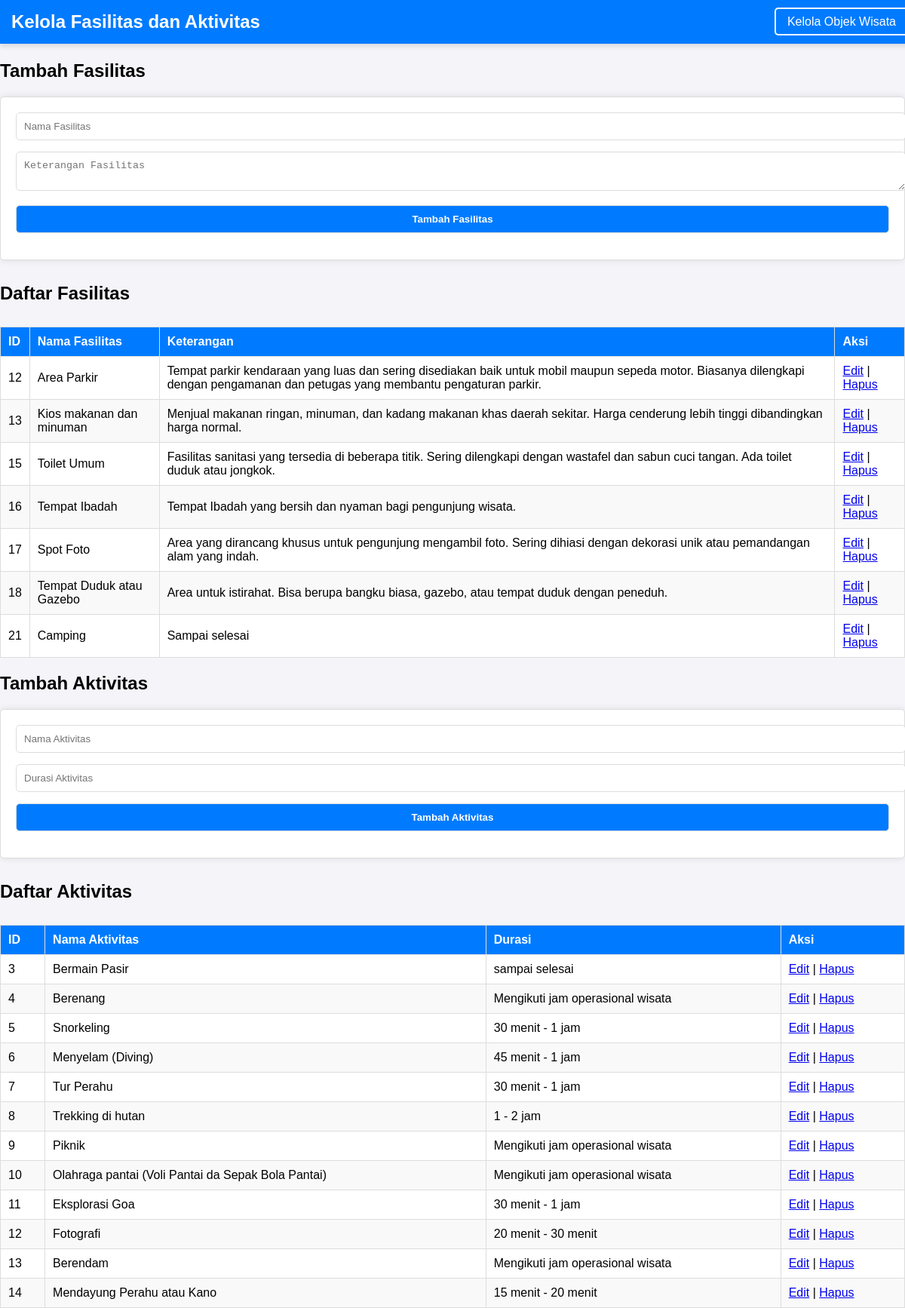
Page /admin/fasilitas_aktifitas.php on the committed database.
### tables this page shows
CREATE TABLE `fasilitas` (
  `kd_fasilitas` int(10) NOT NULL,
  `nama_fasilitas` varchar(50) NOT NULL,
  `ket_fasilitas` text NOT NULL
);

CREATE TABLE `aktifitas` (
  `kd_aktifitas` int(10) NOT NULL,
  `nama_aktifitas` varchar(50) NOT NULL,
  `durasi_aktifitas` varchar(50) NOT NULL
);

### admin/fasilitas_aktifitas.php (the view, shortened to what this page needs)
<?php
include 'db_connect.php';
$fasilitas = $conn->query("SELECT * FROM fasilitas");
$aktifitas = $conn->query("SELECT * FROM aktifitas");
?>
<!DOCTYPE html>
<html lang="en">
<head>
    <link rel="stylesheet" href="style.css">
</head>
<body>
<nav style="background-color: #007bff; padding: 15px; font-family: Arial, sans-serif; box-shadow: 0 4px 6px rgba(0, 0, 0, 0.1); position: fixed; top: 0; left: 0; width: 100%; z-index: 1000;">
    <div style="display: flex; justify-content: space-between; align-items: center; max-width: 1200px; margin: auto;">
        <h1 style="color: white; font-size: 24px; margin: 0;">Kelola Fasilitas dan Aktivitas</h1>
        <ul style="list-style: none; margin: 0; padding: 0; display: flex; align-items: center;">
            <li style="margin: 0 10px;">
                <a href="index.php" style="text-decoration: none; color: white; font-size: 16px; padding: 8px 15px; border: 2px solid white; border-radius: 5px; transition: all 0.3s ease;">
                    Kelola Objek Wisata
                </a>
            </li>
        </ul>
    </div>
</nav>
<h2 style="margin-top: 5rem;">Tambah Fasilitas</h2>
<form method="POST">
    <input type="text" name="nama_fasilitas" placeholder="Nama Fasilitas" required><br>
    <textarea name="ket_fasilitas" placeholder="Keterangan Fasilitas" required></textarea><br>
    <button type="submit" name="add_fasilitas">Tambah Fasilitas</button>
</form>
<h2 id="Fasilitas">Daftar Fasilitas</h2>
<table>
    <thead>
        <tr>
            <th>ID</th>
            <th>Nama Fasilitas</th>
            <th>Keterangan</th>
            <th>Aksi</th>
        </tr>
    </thead>
    <tbody>
        <?php while ($row = $fasilitas->fetch_assoc()): ?>
            <tr>
                <td><?= $row['kd_fasilitas'] ?></td>
                <td><?= $row['nama_fasilitas'] ?></td>
                <td><?= $row['ket_fasilitas'] ?></td>
                <td>
                    <a href="?edit_fasilitas_id=<?= $row['kd_fasilitas'] ?>">Edit</a> |
                    <a href="?delete_fasilitas_id=<?= $row['kd_fasilitas'] ?>" onclick="return confirm('Yakin ingin menghapus fasilitas ini?')">Hapus</a>
                </td>
            </tr>
        <?php endwhile; ?>
    </tbody>
</table>
<h2>Tambah Aktivitas</h2>
<form method="POST">
    <input type="text" name="nama_aktifitas" placeholder="Nama Aktivitas" required><br>
    <input type="text" name="durasi_aktifitas" placeholder="Durasi Aktivitas" required><br>
    <button type="submit" name="add_aktifitas">Tambah Aktivitas</button>
</form>
<h2 id="Aktivitas">Daftar Aktivitas</h2>
<table>
    <thead>
        <tr>
            <th>ID</th>
            <th>Nama Aktivitas</th>
            <th>Durasi</th>
            <th>Aksi</th>
        </tr>
    </thead>
    <tbody>
        <?php while ($row = $aktifitas->fetch_assoc()): ?>
            <tr>
                <td><?= $row['kd_aktifitas'] ?></td>
                <td><?= $row['nama_aktifitas'] ?></td>
                <td><?= $row['durasi_aktifitas'] ?></td>
                <td>
                    <a href="?edit_aktifitas_id=<?= $row['kd_aktifitas'] ?>">Edit</a> |
                    <a href="?delete_aktifitas_id=<?= $row['kd_aktifitas'] ?>" onclick="return confirm('Yakin ingin menghapus aktivitas ini?')">Hapus</a>
                </td>
            </tr>
        <?php endwhile; ?>
    </tbody>
</table>
</body>
</html>

### admin/style.css (style rules this page uses)
body { font-family: Arial, sans-serif; margin: 0; padding: 0; background-color: #f4f4f9; }
h1 { text-align: center; color: #333; margin-bottom: 20px; }
form { background: #fff; padding: 20px; border: 1px solid #ddd; border-radius: 5px; box-shadow: 0 0 10px rgba(0, 0, 0, 0.1); margin-bottom: 30px; }
form input, form textarea, form button { width: 100%; padding: 10px; margin-bottom: 15px; border: 1px solid #ddd; border-radius: 5px; }
form button { background-color: #007bff; color: white; font-weight: bold; cursor: pointer; }
table { width: 100%; border-collapse: collapse; margin-top: 30px; background: #fff; border: 1px solid #ddd; }
table th, table td { padding: 10px; text-align: left; border: 1px solid #ddd; }
table th { background: #007bff; color: white; }
table tr:nth-child(even) { background: #f9f9f9; }

### rows in the picture
fasilitas: kd_fasilitas "12", nama_fasilitas "Area Parkir", ket_fasilitas "Tempat parkir kendaraan yang luas dan sering disediakan baik untuk mobil maupun sepeda motor. Biasanya dilengkapi dengan pengamanan dan petugas yang membantu pengaturan parkir."
fasilitas: kd_fasilitas "13", nama_fasilitas "Kios makanan dan minuman", ket_fasilitas "Menjual makanan ringan, minuman, dan kadang makanan khas daerah sekitar. Harga cenderung lebih tinggi dibandingkan harga normal."
fasilitas: kd_fasilitas "15", nama_fasilitas "Toilet Umum", ket_fasilitas "Fasilitas sanitasi yang tersedia di beberapa titik. Sering dilengkapi dengan wastafel dan sabun cuci tangan. Ada toilet duduk atau jongkok."
fasilitas: kd_fasilitas "16", nama_fasilitas "Tempat Ibadah", ket_fasilitas "Tempat Ibadah yang bersih dan nyaman bagi pengunjung wisata."
fasilitas: kd_fasilitas "17", nama_fasilitas "Spot Foto", ket_fasilitas "Area yang dirancang khusus untuk pengunjung mengambil foto. Sering dihiasi dengan dekorasi unik atau pemandangan alam yang indah."
fasilitas: kd_fasilitas "18", nama_fasilitas "Tempat Duduk atau Gazebo", ket_fasilitas "Area untuk istirahat. Bisa berupa bangku biasa, gazebo, atau tempat duduk dengan peneduh."
fasilitas: kd_fasilitas "21", nama_fasilitas "Camping", ket_fasilitas "Sampai selesai"
aktifitas: kd_aktifitas "3", nama_aktifitas "Bermain Pasir", durasi_aktifitas "sampai selesai"
aktifitas: kd_aktifitas "4", nama_aktifitas "Berenang", durasi_aktifitas "Mengikuti jam operasional wisata"
aktifitas: kd_aktifitas "5", nama_aktifitas "Snorkeling", durasi_aktifitas "30 menit - 1 jam"
aktifitas: kd_aktifitas "6", nama_aktifitas "Menyelam (Diving)", durasi_aktifitas "45 menit - 1 jam"
aktifitas: kd_aktifitas "7", nama_aktifitas "Tur Perahu", durasi_aktifitas "30 menit - 1 jam"
aktifitas: kd_aktifitas "8", nama_aktifitas "Trekking di hutan", durasi_aktifitas "1 - 2 jam"
aktifitas: kd_aktifitas "9", nama_aktifitas "Piknik", durasi_aktifitas "Mengikuti jam operasional wisata"
aktifitas: kd_aktifitas "10", nama_aktifitas "Olahraga pantai (Voli Pantai da Sepak Bola Pantai)", durasi_aktifitas "Mengikuti jam operasional wisata"
aktifitas: kd_aktifitas "11", nama_aktifitas "Eksplorasi Goa", durasi_aktifitas "30 menit - 1 jam"
aktifitas: kd_aktifitas "12", nama_aktifitas "Fotografi", durasi_aktifitas "20 menit - 30 menit"
aktifitas: kd_aktifitas "13", nama_aktifitas "Berendam", durasi_aktifitas "Mengikuti jam operasional wisata"
aktifitas: kd_aktifitas "14", nama_aktifitas "Mendayung Perahu atau Kano", durasi_aktifitas "15 menit - 20 menit"
